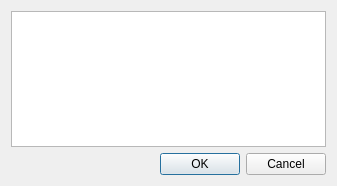
<?xml version="1.0" encoding="UTF-8"?>
<ui version="4.0">
 <class>TournamentsList</class>
 <widget class="QDialog" name="TournamentsList">
  <property name="geometry">
   <rect>
    <x>0</x>
    <y>0</y>
    <width>337</width>
    <height>186</height>
   </rect>
  </property>
  <property name="windowTitle">
   <string>Dialog</string>
  </property>
  <layout class="QGridLayout" name="gridLayout">
   <item row="0" column="0">
    <widget class="QListWidget" name="listWidget"/>
   </item>
   <item row="1" column="0">
    <widget class="QDialogButtonBox" name="buttonBox">
     <property name="orientation">
      <enum>Qt::Horizontal</enum>
     </property>
     <property name="standardButtons">
      <set>QDialogButtonBox::Cancel|QDialogButtonBox::Ok</set>
     </property>
    </widget>
   </item>
  </layout>
 </widget>
 <resources/>
 <connections>
  <connection>
   <sender>buttonBox</sender>
   <signal>rejected()</signal>
   <receiver>TournamentsList</receiver>
   <slot>reject()</slot>
   <hints>
    <hint type="sourcelabel">
     <x>316</x>
     <y>260</y>
    </hint>
    <hint type="destinationlabel">
     <x>286</x>
     <y>274</y>
    </hint>
   </hints>
  </connection>
 </connections>
</ui>
